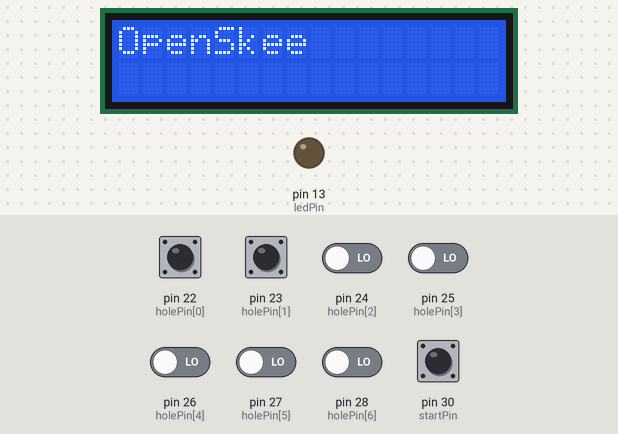
Recording of a sketch running on a simulated Arduino Mega 2560, built with avr-gcc and run on an emulated ATmega2560. Shown: 16×2 character LCD, output pins drawn as LEDs (lit = HIGH). The test bench sets the inputs (shaded band); at power-on: pin 22 (holePin[0]), pin 23 (holePin[1]), pin 24 (holePin[2]), pin 25 (holePin[3]), pin 26 (holePin[4]), pin 27 (holePin[5]), pin 28 (holePin[6]), pin 30 (startPin) LOW. What the sketch prints to the serial monitor is not drawn.

Above: at 1.2 s.
1.3 s: pin 30 (startPin) pulled HIGH for 0.15 s
At 2.6 s:
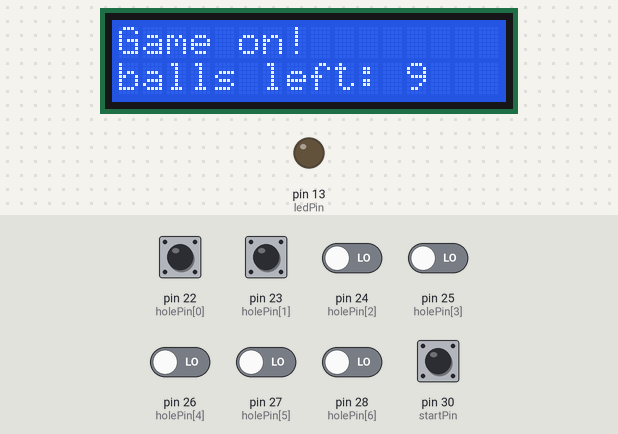
2.9 s: pin 22 (holePin[0]) pulsed HIGH 5 times (0.12 s each, 0.3 s apart)
At 5.1 s:
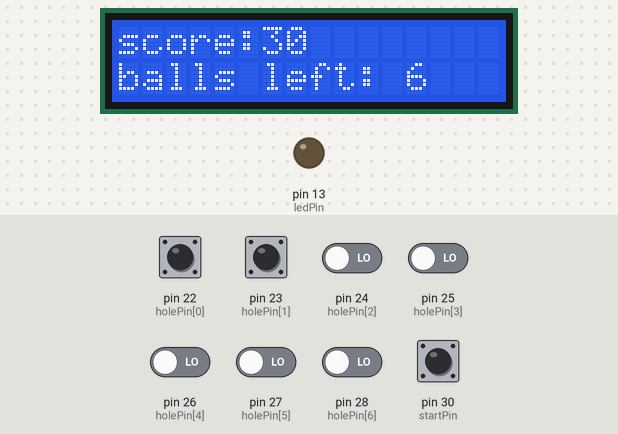
5.9 s: pin 23 (holePin[1]) pulsed HIGH 5 times (0.12 s each, 0.3 s apart)
At 8.6 s:
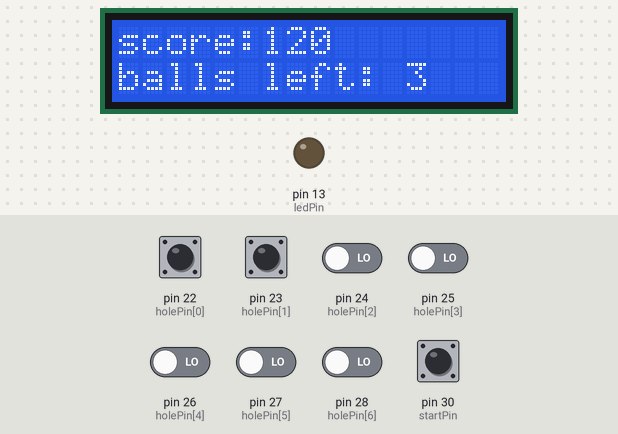
Timing chart, 0 to 10.1 s (numbered marks = the images above; inputs shaded):
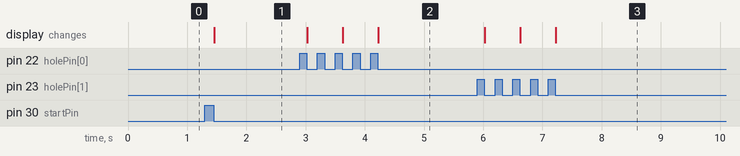

Measured:
- after the input at 1.3 s, the display: changes after 0.16 s (image 1)
- after the input at 2.9 s, the display: first changes after 0.13 s (image 2 shows a later state)
- after the input at 5.9 s, the display: first changes after 0.13 s (image 3 shows a later state)

The sketch:

skee_sketch_array_keypad.ino
```cpp
// this constant won't change:
const int  holePin[] = {22,23,24,25,26,27,28};    // the pins that the switches are attached to
const int  holeValue[] = {10,20,30,40,50,100,100};
const int  startPin = 30;
const int ledPin = 13;       // the pin that the LED is attached to

// Variables will change:
int ballCount=0;                             //balls left to play
int score=0;                                 //game score
int streak=1;                                //number of times current hole has been hit in a row
int lastHole=0;                              //last hole hit
int buttonState[] = {0,0,0,0,0,0,0};         // current states of the buttons
int startState = 0;
int lastButtonState[] = {0,0,0,0,0,0,0};     // previous states of the buttons
int lastStartState = 0;

#include <LiquidCrystal.h>
#include <DFR_Key.h>
//Pin assignments for SainSmart LCD Keypad Shield
LiquidCrystal lcd(8, 9, 4, 5, 6, 7);
//---------------------------------------------

DFR_Key keypad;

int localKey = 0;
String keyString = "";

void setup() {
  // initialize the button pin as a input:
   for (int i=0; i<7; i++){
     pinMode(holePin[i], INPUT);
   }
  pinMode(startPin, INPUT);
  // initialize the LED as an output:
  pinMode(ledPin, OUTPUT);
  // initialize serial communication:
  Serial.begin(9600);
  lcd.begin(16, 2);
  lcd.clear();
  lcd.setCursor(0, 0);
  lcd.print("OpenSkee");

}

void loop() {
  // read the pushbutton input pin:
     for (int i=0; i<7; i++){
     buttonState[i] = digitalRead(holePin[i]);
   }

  startState = digitalRead(startPin);

  //Start Button function for starting game if ballCount=0
 // compare the buttonState to its previous state
  if (startState != lastStartState) {
    // if the state has changed, increment the counter
    if (startState == LOW && ballCount==0) {
      // if the current state is HIGH then the button
       // went from off to on:
      score=0;
      streak=1;
      lastHole=0;
      ballCount=9;
      Serial.println("Game on!");
      Serial.print("score: ");
      Serial.println(score);
      Serial.print("balls left: ");
      Serial.println(ballCount);
         lcd.clear();
    lcd.setCursor(0, 0);
    lcd.print("Game on!");
    lcd.setCursor(0, 1);
    lcd.print("balls left: ");
    lcd.print(ballCount);
      delay(500);
    }
    else {
      // if the current state is LOW then the button
      // went from on to off:
      Serial.println();
    }
  }

for (int i=0; i<7; i++){
 if (buttonState[i] != lastButtonState[i]) {
    // if the state has changed, increment the counter
    if (buttonState[i] == LOW && ballCount>0) {
        Serial.print("You hit the ");
        Serial.println(holeValue[i]);
      // add up new score and reduce ballCount for each hit
      score=score+holeValue[i];
      ballCount--;

      //add more points for a streak
       if (lastHole==holeValue[i] && lastHole!=10) {
        score = score + holeValue[i]*streak/2;
        streak++;

        Serial.print("streak: ");
        Serial.println(streak);
      }
      else {
        streak=1;
        lastHole=holeValue[i];
      }
      Serial.print("score: ");
      Serial.println(score);
      Serial.print("balls left: ");
      Serial.println(ballCount);

    lcd.clear();
    lcd.setCursor(0, 0);
    lcd.print("score:");
    lcd.print(score);
    lcd.setCursor(0, 1);
    lcd.print("balls left: ");
    lcd.print(ballCount);

    /*  for (int i=0; i<streak;i++){
      digitalWrite(ledPin, HIGH);   // turn the LED on (HIGH is the voltage level)
      delay(200);               // wait for a second
      digitalWrite(ledPin, LOW);    // turn the LED off by making the voltage LOW
      delay(200);               // wait for a second
      }*/
      delay(300);
    }
    else {
      // if the current state is LOW then the button
      // went from on to off:
      Serial.println();
    }
  }
}

  // save the current state as the last state,
  //for next time through the loop
   for (int i=0; i<7; i++){
  lastButtonState[i] = buttonState[i];
   }
  lastStartState = startState;
}
```
